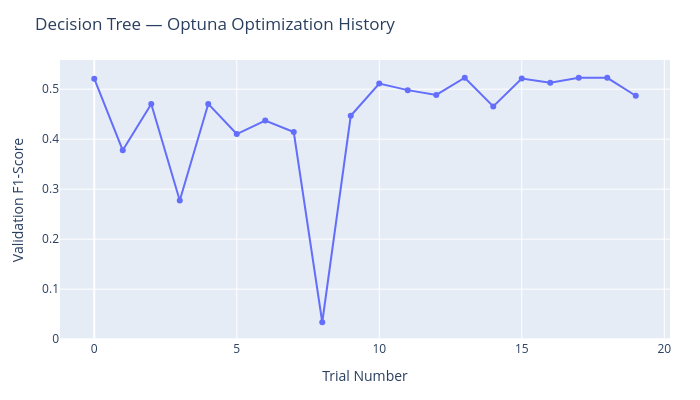

The cell this chart's notebook holds for it:
### Code cell
# ============================================================
# CELL 25 — TREE OPTIMIZATION HISTORY
# ============================================================

tree_history = tree_study.trials_dataframe()

fig = px.line(
    tree_history,
    x="number",
    y="value",
    markers=True,
    title="Decision Tree — Optuna Optimization History",
    labels={
        "number": "Trial Number",
        "value": "Validation F1-Score"
    }
)

fig.update_layout(
    width=700,
    height=400,
    margin=dict(
        l=60,
        r=30,
        t=60,
        b=60
    )
)

fig.show()

### Figure 1 — Plotly figure (JSON) as saved in the notebook; plotly's stock layout.template omitted (floating-point values rounded to 4 significant figures)
{"data": [{"hovertemplate": "Trial Number=%{x}<br>Validation F1-Score=%{y}<extra></extra>", "legendgroup": "", "line": {"color": "#636efa", "dash": "solid"}, "marker": {"symbol": "circle"}, "mode": "lines+markers", "name": "", "orientation": "v", "showlegend": false, "type": "scatter", "x": [0, 1, 2, 3, 4, 5, 6, 7, 8, 9, 10, 11, 12, 13, 14, 15, 16, 17, 18, 19], "xaxis": "x", "y": [0.5211, 0.3777, 0.4704, 0.2774, 0.4706, 0.4103, 0.4371, 0.4142, 0.03383, 0.4468, 0.5113, 0.4981, 0.4885, 0.5229, 0.4656, 0.5214, 0.513, 0.5229, 0.5228, 0.487], "yaxis": "y"}], "layout": {"height": 400, "legend": {"tracegroupgap": 0}, "margin": {"b": 60, "l": 60, "r": 30, "t": 60}, "title": {"text": "Decision Tree — Optuna Optimization History"}, "width": 700, "xaxis": {"anchor": "y", "domain": [0, 1], "title": {"text": "Trial Number"}}, "yaxis": {"anchor": "x", "domain": [0, 1], "title": {"text": "Validation F1-Score"}}}}
